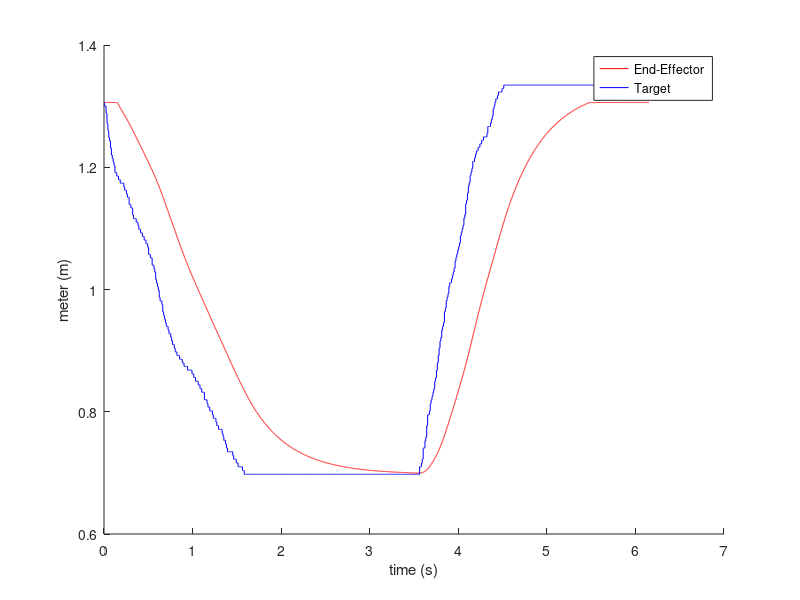
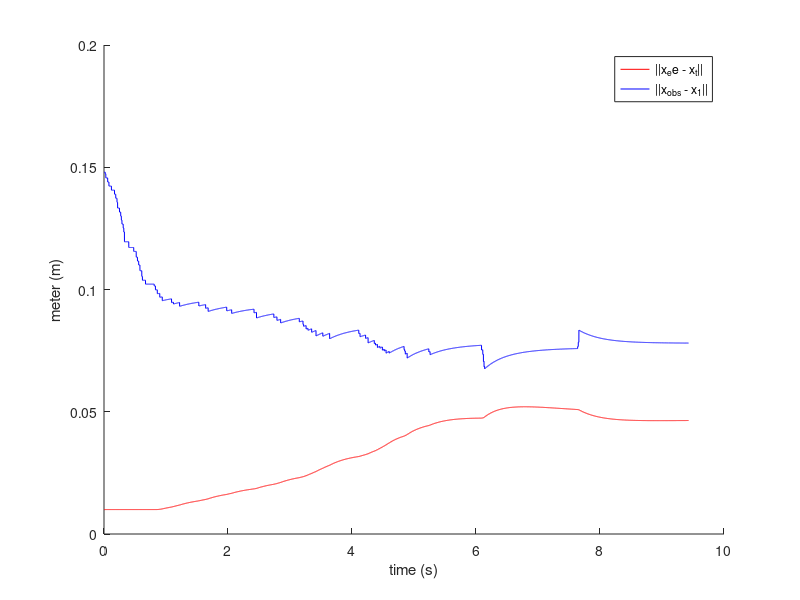

MATLAB code to generate these figures, in order:
clear
close all
% save("z_axis.mat",'x_ee','x_t','t')

load('z_axis.mat')
x_ee1 = x_ee;
x_ee1(:,3) = x_ee1(:,3)-0.1;
figure(1)
hold on
plot(t,x_ee(:,3),'r');
plot(t,x_t(:,3),'b');
% plot(t,x_ee(:,2),'r.');
% plot(t,x_t(:,2),'b.');
% plot(t,x_ee(:,1),'r-');
% plot(t,x_t(:,1),'b-');
xlabel('time (s)');
ylabel('meter (m)');
legend('End-Effector','Target');

%%

clear
close all
% save("z_axis.mat",'x_ee','x_t','t')

load('barrier.mat')
x_t = [0.01, -2.18492e-16, 1.306];
x_tMat = repmat(x_t,9429,1);
for i = 1:size(ee_pos,1)
   norm_target(i) = norm(ee_pos(i,:) - x_tMat(i,:));
   norm_barrier(i) = norm(ee_pos(i,:) - x_b(i,:));
end
figure(2)
hold on
plot(t,norm_target,'r');
plot(t,norm_barrier,'b');
% plot(t,x_ee(:,2),'r.');
% plot(t,x_t(:,2),'b.');
% plot(t,x_ee(:,1),'r-');
% plot(t,x_t(:,1),'b-');
xlabel('time (s)');
ylabel('meter (m)');
legend('||x_ee - x_t||','||x_{obs} - x_1||');

